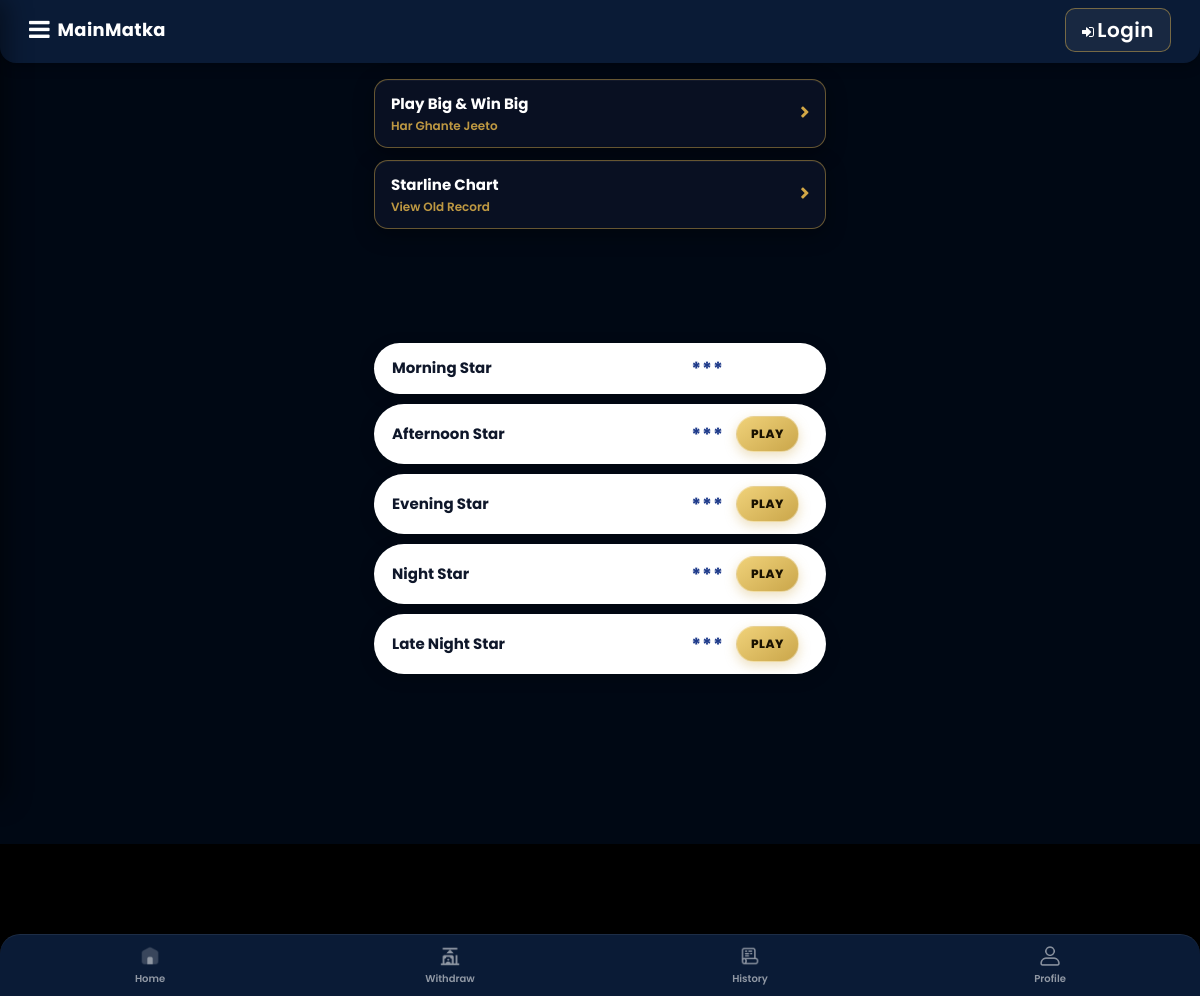
Page /MainMatka_Game/starline-play.php on the committed database.
### tables this page shows
CREATE TABLE IF NOT EXISTS `starline` (
    `id` INT AUTO_INCREMENT PRIMARY KEY,
    `name` VARCHAR(100) NOT NULL DEFAULT '',
    `time` TIME DEFAULT NULL,
    `status` TINYINT NOT NULL DEFAULT 1
);

### MainMatka_Game/include/functions.php (called while the page is built, shortened)
<?php
function get_StarlineResult($id) {
    global $con;
    $today = date('Y-m-d');
	$sql = "SELECT digit FROM starline_result WHERE game_id='$id' and date='$today' limit 1";
	$result = mysqli_query($con, $sql);
	$value = mysqli_fetch_object($result);
	return '***';
	}
?>

### MainMatka_Game/starline-play.php (the view, shortened to what this page needs)
<?php
include("include/connect.php");
include("include/functions.php");
?>
<!DOCTYPE html>
<html lang="en">
<head>
    <?php include("include/head.php"); ?>
</head>
<body class="page-starline-play">
    <div class="wrapper">
        <div id="content">
            <?php include("include/nav.php"); ?>
            <div class="container text-center mt-3 " >
            <div class="tb-10">
                  <div class="row">
                    <div class="col-6">
                      <a href="#" class="home-sl-box">Play Big & Win Big <br> <span>Har Ghante Jeeto</span></a>
                    </div>
                    <div class="col-6">
                      <a href="#" class="home-sl-box">Starline Chart <br> <span> View Old Record</span></a>
                    </div>
                  </div>
            </div>
            </div>
            <div class="container text-center" >
            <div class="tb-10">
                <?php
                $games_list_qry =  "SELECT * FROM starline where 1";
				$games = mysqli_query($con, $games_list_qry);
                         while ($games && ($row = mysqli_fetch_array($games))){
                            $game_id = $row['id'];
                            $game_name = $row['name'];
                            $result = get_StarlineResult($game_id);
                            $print_result = $result;
                            $startline_time = strtotime(date('Y-m-d').' '.$row['time']);
                ?>
                        <div class="row game-list-inner">
                                <div class="col-4">
                                  <span class="sgameName"> <?php echo $game_name;?> </span>
                                </div>
                                <div class="col-4">
                                      <span class="sgameResut"> <?php echo $print_result;?> </span>
                                </div>
                                <div class="col-4 splaydiv">
                                <?php if(time() < $startline_time){ ?>
                                  <a href="starline-dashboard.php?game=<?php echo $game_name;?>&gid=<?php echo $game_id;?>" class="sgame-play"> Play</a>
                                <?php }else{?>
                                <?php } ?>
                                </div>
                        </div>
                   <?php } ?>
            </div>
            </div>
            <br><br><br>
        </div>
    </div>
    <?php include("include/footer.php"); ?>
</body>
</html>

### MainMatka_Game/assets/css/app-modern.css (style rules this page uses)
:root { --primary-color: #F06292; --primary-dark: #C2185B; --primary-light: #F8BBD0; --secondary-color: #8E24AA; --secondary-dark: #6A1B9A; --bg-light: #f5f7fa; --text-dark: #2d3748; --text-muted: #718096; --card-shadow: 0 4px 12px rgba(0,0,0,0.08); --card-radius: 12px; --btn-radius: 24px; }
body { font-family: 'Poppins', sans-serif; background: var(--bg-light); color: var(--text-dark); -webkit-font-smoothing: antialiased; padding-bottom: 80px; }
a, a:hover, a:focus { color: inherit; text-decoration: none; transition: all 0.3s; }
.mt-3 { margin-top: 1rem !important; }
.home-sl-box { background: linear-gradient(to right, var(--primary-color), var(--secondary-color)); color: white !important; padding: 16px; display: block; border-radius: var(--card-radius); font-weight: 600; font-size: 16px; box-shadow: var(--card-shadow); text-align: center; margin-bottom: 16px; }
.home-sl-box span { font-size: 13px; font-weight: 400; opacity: 0.9; display: block; margin-top: 4px; }
.row.game-list-inner { background: #fff; border-radius: var(--card-radius); border: none; box-shadow: var(--card-shadow); margin: 12px 0; display: flex; align-items: center; position: relative; overflow: hidden; }

### rows in the picture
starline: name "Morning Star", print_result "***"
starline: name "Afternoon Star", print_result "***"
starline: name "Evening Star", print_result "***"
starline: name "Night Star", print_result "***"
starline: name "Late Night Star", print_result "***"
